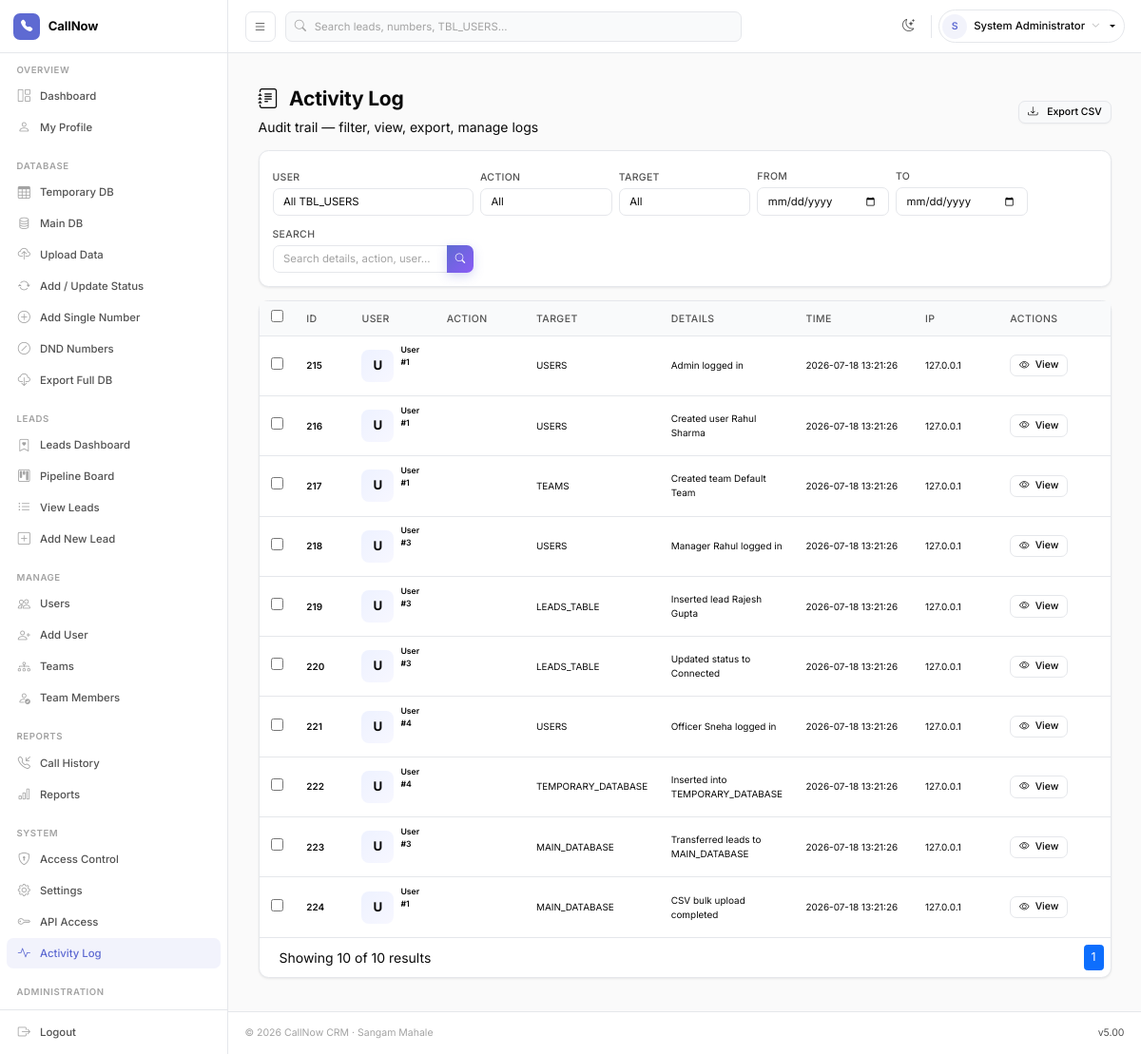
The app's page /modules/logs/manage_activity.php (signed in) with its own data.
### tables this page shows
CREATE TABLE `activity_log` (
  `ID` int(11) DEFAULT NULL,
  `LOG_ID` int(11) NOT NULL AUTO_INCREMENT,
  `USER_ID` int(11) NOT NULL,
  `ACTION_TYPE` enum('INSERT','UPDATE','DELETE','LOGIN','LOGOUT','UPLOAD','TRANSFER','EXPORT','ASSIGN','STATUS_CHANGE','REMARK','BULK_DELETE','BULK_UPDATE','TEAM_CHANGE') NOT NULL,
  `ACTION_DETAILS` text DEFAULT NULL,
  `AFFECTED_IDS` varchar(500) DEFAULT NULL,
  `TARGET_TABLE` varchar(100) DEFAULT NULL,
  `LOG_TIME` datetime DEFAULT current_timestamp(),
  `IP_ADDRESS` varchar(45) DEFAULT NULL,
  `USER_AGENT` varchar(500) DEFAULT NULL,
  `CREATED_AT` datetime DEFAULT current_timestamp(),
  PRIMARY KEY (`LOG_ID`),
  KEY `idx_user_id` (`USER_ID`),
  KEY `idx_action_type` (`ACTION_TYPE`),
  KEY `idx_target_table` (`TARGET_TABLE`),
  KEY `idx_log_time` (`LOG_TIME`),
  KEY `idx_affected_ids` (`AFFECTED_IDS`(255)),
  KEY `idx_user_time` (`USER_ID`,`LOG_TIME`),
  CONSTRAINT `activity_log_ibfk_1` FOREIGN KEY (`USER_ID`) REFERENCES `users` (`ID`) ON DELETE CASCADE
);

### php_scripts/config.php (called while the page is built, shortened)
<?php
    if (!function_exists('tn')) {
        function tn(string $name): string {
            if (defined($name)) {
                $v = constant($name);
                if ($v !== '' && $v !== $name) return $v;
            }
            return $GLOBALS['__cn_tbl_override'][$name] ?? $name;
        }
    }
?>

### modules/logs/manage_activity.php (the view, shortened to what this page needs)
<?php
require_once '../../php_scripts/auth.php';
$perPage = 15;
$page = max(1, intval($_GET['page'] ?? 1));
$offset = ($page - 1) * $perPage;
$q = trim($_GET['q'] ?? '');
$date_from = $_GET['date_from'] ?? '';
$date_to = $_GET['date_to'] ?? '';
$where = [];
$types = '';
$params = [];
$where_sql = count($where) ? 'WHERE ' . implode(' AND ', $where) : '';
$allowedSort = ['LOG_TIME','USER_ID','ACTION_TYPE','LOG_ID'];
$rawSort = $_GET['sort'] ?? 'LOG_TIME';
$sort = in_array($rawSort, $allowedSort) ? $rawSort : 'LOG_TIME';
$dir = (isset($_GET['dir']) && strtoupper($_GET['dir']) === 'ASC') ? 'ASC' : 'DESC';
$sort_col = '`' . $sort . '`';
$count_sql = "SELECT COUNT(*) FROM " . tn('TBL_ACTIVITY_LOG') . " a LEFT JOIN " . tn('TBL_USERS') . " u ON a.USER_ID = u.ID $where_sql";
$total = 0;
if ($stmt = mysqli_prepare($link, $count_sql)) {
    mysqli_stmt_execute($stmt);
    mysqli_stmt_bind_result($stmt, $total);
}
$select_sql = "SELECT a.LOG_ID, a.USER_ID, u.NAME AS USER_NAME, u.ROLE AS USER_ROLE,
                      a.ACTION_TYPE, a.ACTION_DETAILS, a.AFFECTED_IDS, a.TARGET_TABLE, a.LOG_TIME, a.IP_ADDRESS
               FROM " . tn('TBL_ACTIVITY_LOG') . " a
               LEFT JOIN " . tn('TBL_USERS') . " u ON a.USER_ID = u.ID
               $where_sql
               ORDER BY $sort_col $dir
               LIMIT ? OFFSET ?";
$rows = [];
if ($stmt = mysqli_prepare($link, $select_sql)) {
    if ($types === '') {
        mysqli_stmt_bind_param($stmt, "ii", $perPage, $offset);
    } else {
        $bindTypes = $types . "ii";
        $bindParams = array_merge($params, [$perPage, $offset]);
        $bind_names = []; $bind_names[] = $bindTypes; foreach ($bindParams as $p) $bind_names[] = $p;
        $refs = []; foreach ($bind_names as $k=>$v) $refs[$k] = &$bind_names[$k];
        call_user_func_array([$stmt, 'bind_param'], $refs);
    }
    mysqli_stmt_execute($stmt);
    $res = mysqli_stmt_get_result($stmt);
    while ($r = mysqli_fetch_assoc($res)) $rows[] = $r;
} else {
    $alertMsg = "Query prepare failed: " . mysqli_error($link);
    $alertType = "danger";
}
$totalPages = max(1, (int)ceil($total / $perPage));
$baseQuery = $_GET;
?>
<?php $pageTitle = 'Activity Log Management'; include '../../php_scripts/header.php'; ?>
<div class="container py-3">
    <div class="topbar d-flex justify-content-between align-items-center flex-wrap">
        <div>
            <h1><i class="bi bi-journal-text me-2"></i> Activity Log</h1>
            <div class="small-muted">Audit trail — filter, view, export, manage logs</div>
        </div>
        <div class="mt-2 mt-sm-0">
            <a role="button" type="button" class="btn btn-sm btn-light border shadow-sm" href="?<?php echo htmlspecialchars(http_build_query(array_merge($_GET, ['export'=>'csv']))); ?>">
                <i class="bi bi-download me-1"></i> Export CSV
            </a>
        </div>
    </div>
    <div class="card card-modern my-3 p-3">
        <form class="row g-2 align-items-end" method="GET">
            <div class="col-12 col-sm-6 col-md-3">
                <label class="form-label small mb-1">User</label>
                <select name="filter_user" class="form-select form-select-sm">
                    <option value="">All TBL_USERS</option>
                </select>
            </div>
            <div class="col-6 col-sm-4 col-md-2">
                <label class="form-label small mb-1">Action</label>
                <select name="filter_action" class="form-select form-select-sm">
                    <option value="">All</option>
                </select>
            </div>
            <div class="col-6 col-sm-4 col-md-2">
                <label class="form-label small mb-1">Target</label>
                <select name="filter_table" class="form-select form-select-sm">
                    <option value="">All</option>
                </select>
            </div>
            <div class="col-6 col-sm-4 col-md-2">
                <label class="form-label small mb-1">From</label>
                <input type="date" name="date_from" class="form-control form-control-sm" value="<?php echo htmlspecialchars($date_from); ?>">
            </div>
            <div class="col-6 col-sm-4 col-md-2">
                <label class="form-label small mb-1">To</label>
                <input type="date" name="date_to" class="form-control form-control-sm" value="<?php echo htmlspecialchars($date_to); ?>">
            </div>
            <div class="col-12 col-md-3">
                <label class="form-label small mb-1">Search</label>
                <div class="input-group search-box">
                    <input type="text" name="q" class="form-control form-control-sm" placeholder="Search details, action, user..." value="<?php echo htmlspecialchars($q); ?>">
                    <button class="btn btn-gradient btn-sm" type="submit"><i class="bi bi-search"></i></button>
                </div>
            </div>
        </form>
    </div>
    <div class="card card-modern">
        <div class="card-body p-0">
            <form id="bulkForm" method="POST">
                <div class="table-responsive">
                    <table class="table table-hover align-middle mb-0">
                        <thead class="small">
                            <tr>
                                <th style="width:34px;"><input id="select_all" type="checkbox"></th>
                                <th style="width:64px;">ID</th>
                                <th>User</th>
                                <th style="width:96px;">Action</th>
                                <th>Target</th>
                                <th>Details</th>
                                <th style="width:150px;">Time</th>
                                <th style="width:100px;">IP</th>
                                <th style="width:130px;">Actions</th>
                            </tr>
                        </thead>
                        <tbody>
                        <?php if (count($rows) === 0): ?>
                            <tr><td colspan="9" class="text-center small-muted py-4">No activity logs found for selected filters.</td></tr>
                        <?php else: ?>
                            <?php foreach ($rows as $r): ?>
                                <?php $actionBadgeClass = in_array($r['ACTION_TYPE'], ['INSERT','UPDATE','DELETE']) ? $r['ACTION_TYPE'] : 'OTHER'; ?>
                                <tr>
                                    <td><input type="checkbox" class="row_cb" name="bulk_ids[]" value="<?php echo (int)$r['LOG_ID']; ?>"></td>
                                    <td class="fw-semibold small"><?php echo (int)$r['LOG_ID']; ?></td>
                                    <td class="small">
                                        <div class="d-flex align-items-center">
                                            <div class="me-2">
                                                <div style="width:34px;height:34px;border-radius:8px;background:linear-gradient(135deg,#eef2ff,#f7f7ff);display:flex;align-items:center;justify-content:center;font-weight:700;color:var(--accent-1);font-size:0.95rem;">
                                                    <?php echo htmlspecialchars(mb_substr($r['USER_NAME'] ?? 'U',0,1)); ?>
                                                </div>
                                            </div>
                                            <div>
                                                <div class="fw-semibold small mb-0"><?php echo htmlspecialchars($r['USER_NAME'] ?? ('User #' . (int)$r['USER_ID'])); ?></div>
                                                <div class="small-muted small mt-0"><span class="badge role-badge <?php echo htmlspecialchars($r['USER_ROLE'] ?? ''); ?>"><?php echo htmlspecialchars($r['USER_ROLE'] ?? '—'); ?></span></div>
                                            </div>
                                        </div>
                                    </td>
                                    <td><span class="badge action-badge <?php echo htmlspecialchars($actionBadgeClass); ?>"><?php echo htmlspecialchars($r['ACTION_TYPE']); ?></span></td>
                                    <td class="small"><?php echo htmlspecialchars($r['TARGET_TABLE']); ?></td>
                                    <td class="text-truncate-200 small" title="<?php echo htmlspecialchars($r['ACTION_DETAILS']); ?>"><?php echo htmlspecialchars(mb_strimwidth($r['ACTION_DETAILS'],0,100,'...')); ?></td>
                                    <td class="small"><?php echo htmlspecialchars($r['LOG_TIME']); ?></td>
                                    <td class="small"><?php echo htmlspecialchars($r['IP_ADDRESS']); ?></td>
                                    <td>
                                        <button type="button" class="btn btn-sm btn-outline-primary" data-bs-toggle="modal" data-bs-target="#viewModal" data-log='<?php echo htmlspecialchars(json_encode($r), ENT_QUOTES, 'UTF-8'); ?>'>
                                            <i class="bi bi-eye"></i> <span class="d-none d-sm-inline">View</span>
                                        </button>
                                    </td>
                                </tr>
                            <?php endforeach; ?>
                        <?php endif; ?>
                        </tbody>
                    </table>
                </div>
                <div class="d-flex justify-content-between align-items-center p-2 border-top">
                    <div>
                        <span class="ms-3 small-muted">Showing <?php echo count($rows); ?> of <?php echo (int)$total; ?> results</span>
                    </div>
                    <nav>
                        <ul class="pagination pagination-sm mb-0">
                            <?php for ($p = 1; $p <= $totalPages; $p++):
                                $baseQuery['page'] = $p;
                                $linkUrl = '?' . htmlspecialchars(http_build_query($baseQuery));
                                ?>
                                <li class="page-item <?php if ($p == $page) echo 'active'; ?>"><a class="page-link" href="<?php echo $linkUrl; ?>"><?php echo $p; ?></a></li>
                            <?php endfor; ?>
                        </ul>
                    </nav>
                </div>
            </form>
        </div>
    </div>
</div>
<?php include '../../php_scripts/footer.php'; ?>

### records on screen
activity_log: LOG_ID "215", USER_NAME "U", USER_NAME "User #1", TARGET_TABLE "USERS", ACTION_DETAILS "Admin logged in", LOG_TIME "2026-07-18 13:21:26", IP_ADDRESS "127.0.0.1"
activity_log: LOG_ID "216", USER_NAME "U", USER_NAME "User #1", TARGET_TABLE "USERS", ACTION_DETAILS "Created user Rahul Sharma", LOG_TIME "2026-07-18 13:21:26", IP_ADDRESS "127.0.0.1"
activity_log: LOG_ID "217", USER_NAME "U", USER_NAME "User #1", TARGET_TABLE "TEAMS", ACTION_DETAILS "Created team Default Team", LOG_TIME "2026-07-18 13:21:26", IP_ADDRESS "127.0.0.1"
activity_log: LOG_ID "218", USER_NAME "U", USER_NAME "User #3", TARGET_TABLE "USERS", ACTION_DETAILS "Manager Rahul logged in", LOG_TIME "2026-07-18 13:21:26", IP_ADDRESS "127.0.0.1"
activity_log: LOG_ID "219", USER_NAME "U", USER_NAME "User #3", TARGET_TABLE "LEADS_TABLE", ACTION_DETAILS "Inserted lead Rajesh Gupta", LOG_TIME "2026-07-18 13:21:26", IP_ADDRESS "127.0.0.1"
activity_log: LOG_ID "220", USER_NAME "U", USER_NAME "User #3", TARGET_TABLE "LEADS_TABLE", ACTION_DETAILS "Updated status to Connected", LOG_TIME "2026-07-18 13:21:26", IP_ADDRESS "127.0.0.1"
activity_log: LOG_ID "221", USER_NAME "U", USER_NAME "User #4", TARGET_TABLE "USERS", ACTION_DETAILS "Officer Sneha logged in", LOG_TIME "2026-07-18 13:21:26", IP_ADDRESS "127.0.0.1"
activity_log: LOG_ID "222", USER_NAME "U", USER_NAME "User #4", TARGET_TABLE "TEMPORARY_DATABASE", ACTION_DETAILS "Inserted into TEMPORARY_DATABASE", LOG_TIME "2026-07-18 13:21:26", IP_ADDRESS "127.0.0.1"
activity_log: LOG_ID "223", USER_NAME "U", USER_NAME "User #3", TARGET_TABLE "MAIN_DATABASE", ACTION_DETAILS "Transferred leads to MAIN_DATABASE", LOG_TIME "2026-07-18 13:21:26", IP_ADDRESS "127.0.0.1"
activity_log: LOG_ID "224", USER_NAME "U", USER_NAME "User #1", TARGET_TABLE "MAIN_DATABASE", ACTION_DETAILS "CSV bulk upload completed", LOG_TIME "2026-07-18 13:21:26", IP_ADDRESS "127.0.0.1"

### other values on screen
$userInitial "S"
$userName "System Administrator"
count($rows) "10"
$total "10"
